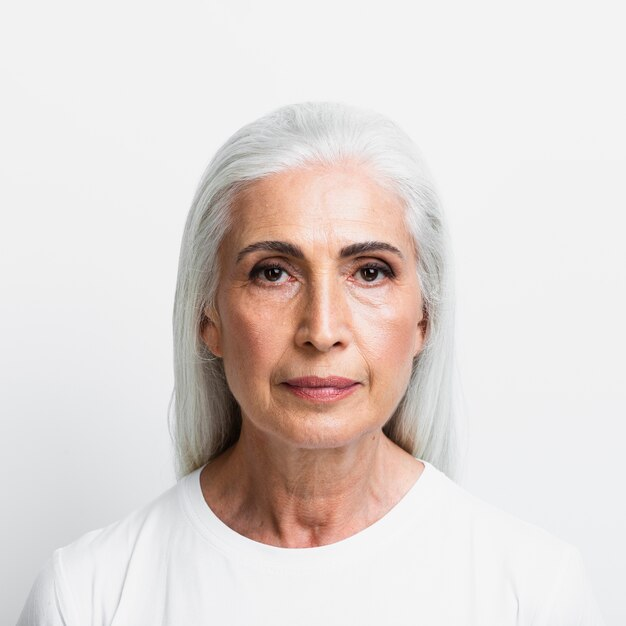
#> input picture frontend/src/assets/femaleoldwht.jpg, 626 x 626 px, given in place of Logo.png, which was not available
$ python zoom.py ../../../../../frontend/src/assets/femaleoldwht.jpg
#> lines starting #> are read from the running program, lines starting #| are printed output that depends on the picture; pictures that were not available may be replaced by others from this repository, and a replacement may not be noted
"""Zoom the same region of the reference and a candidate side by side, so the
question 'is the shading banded or smooth?' is answered by looking, not guessing."""
from __future__ import annotations

import sys
from pathlib import Path

from PIL import Image, ImageDraw

HERE = Path(__file__).resolve().parent
REPO = Path(__file__).resolve().parents[5]
REF = REPO / "frontend" / "src" / "assets" / "Logo.png"


def main() -> int:
    cand = Path(sys.argv[1]) if len(sys.argv) > 1 else HERE / "mesh-render-1024.png"
    box = tuple(int(v) for v in sys.argv[2:6]) if len(sys.argv) >= 6 else (300, 180, 700, 560)
    zoom = 3
    ref = Image.open(REF).convert("RGB").crop(box)
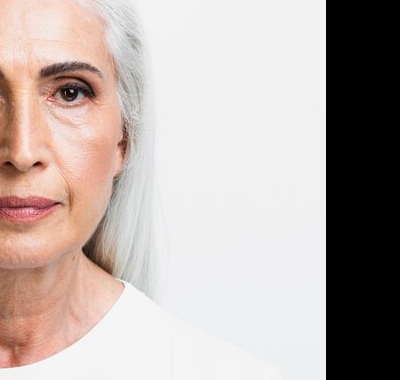
#> ref: PIL image 400x380 RGB; mean R, G, B 186.6, 174.6, 170.2
    c = Image.open(cand).convert("RGB").crop(box)
    w, h = ref.size
#> w = 400; h = 380
    pad = 12
    sheet = Image.new("RGB", (w * zoom * 2 + pad * 3, h * zoom + pad * 2 + 30), (10, 12, 18))
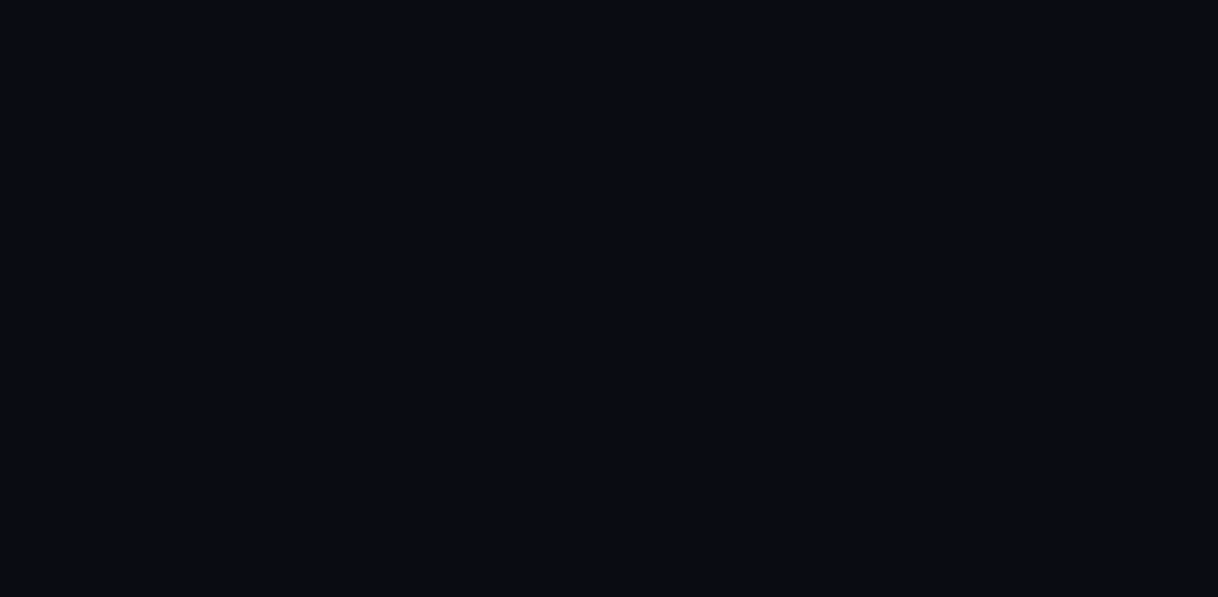
#> sheet: PIL image 2436x1194 RGB (shown at 1/2 size); mean R, G, B 10, 12, 18
    d = ImageDraw.Draw(sheet)
    d.text((pad, 8), f"REFERENCE  crop={box}", fill=(224, 236, 244))
    d.text((pad * 2 + w * zoom, 8), f"CANDIDATE  {cand.name}", fill=(224, 236, 244))
    sheet.paste(ref.resize((w * zoom, h * zoom), Image.NEAREST), (pad, 30))
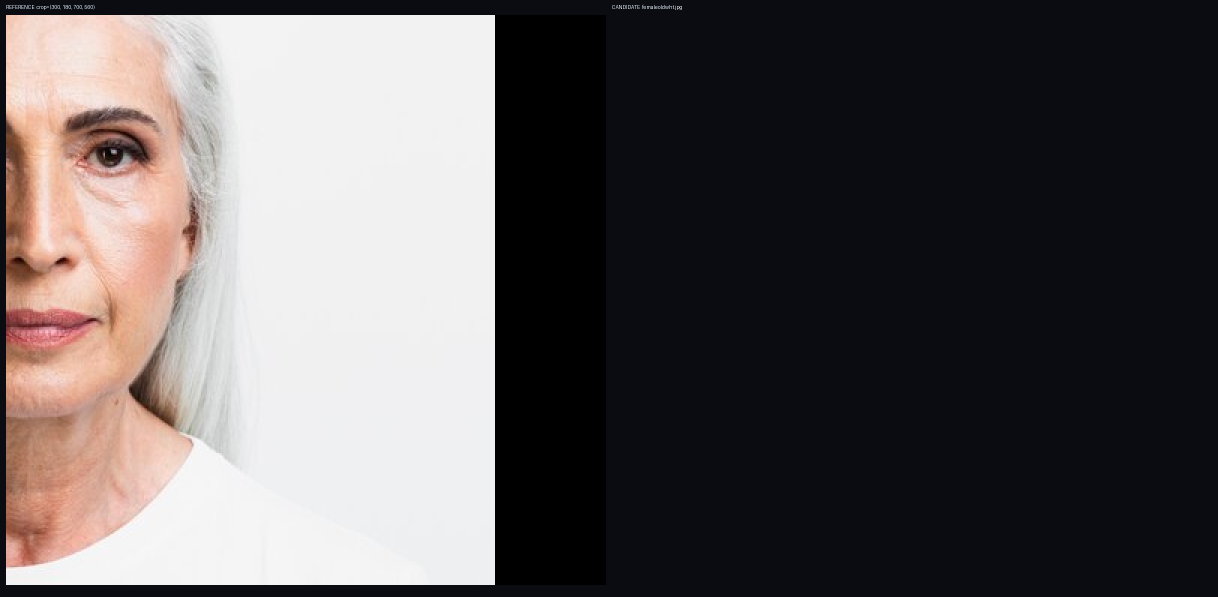
#> sheet: PIL image 2436x1194 RGB (shown at 1/2 size); mean R, G, B 93.1, 88.5, 89.6
    sheet.paste(c.resize((w * zoom, h * zoom), Image.NEAREST), (pad * 2 + w * zoom, 30))
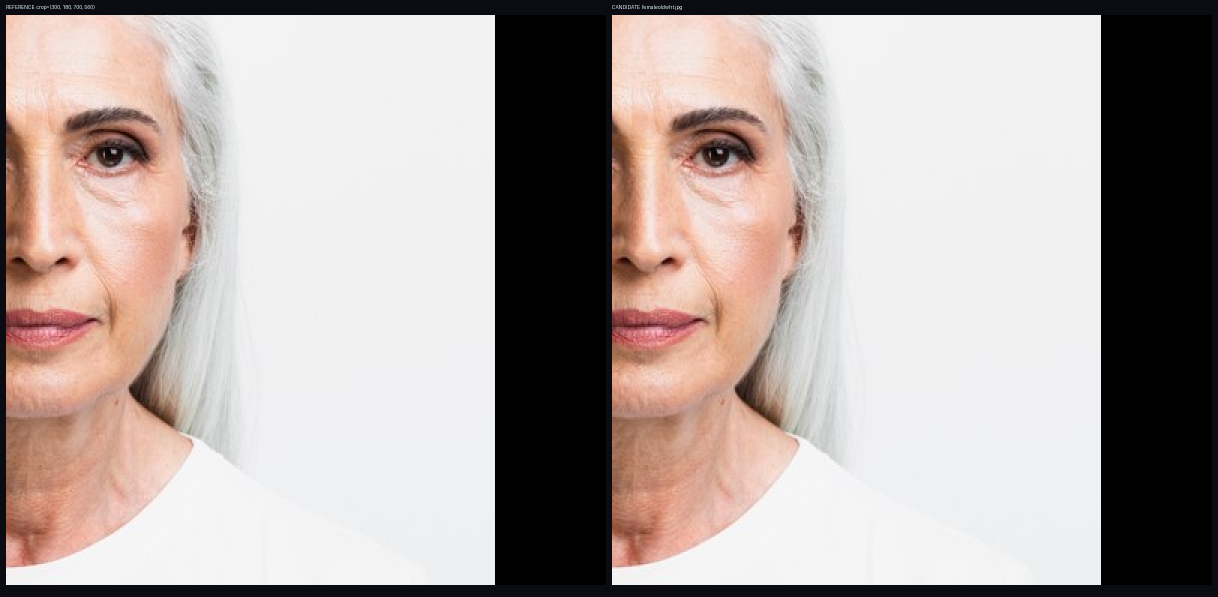
#> sheet: PIL image 2436x1194 RGB (shown at 1/2 size); mean R, G, B 176.2, 165, 161.2
    out = HERE / f"zoom-{cand.stem}.png"
    sheet.save(out)
    print(out)

    # numeric answer: how many distinct colours along a horizontal scanline?
    import numpy as np
    a = np.asarray(Image.open(REF).convert("RGB"))
#> a is the input picture: shape (626, 626, 3); mean R, G, B 225.2, 216.6, 213.3
    for y in (300, 420, 500, 620):
        row = a[y, 200:860]
        d1 = np.abs(np.diff(row.astype(int), axis=0)).max(axis=1)
        steps = (d1 > 3).sum()
        print(f"  scanline y={y}: {steps} colour steps > 3 across x=200..860, "
              f"max step {d1.max()}, median step {np.median(d1):.0f}")
#> this loop made 4 passes
#> steps on passes 1 to 4: 178, 162, 120, 4
#|   scanline y=300: 178 colour steps > 3 across x=200..860, max step 75, median step 2
#|   scanline y=420: 162 colour steps > 3 across x=200..860, max step 49, median step 2
#|   scanline y=500: 120 colour steps > 3 across x=200..860, max step 88, median step 1
#|   scanline y=620: 4 colour steps > 3 across x=200..860, max step 7, median step 0
    return 0


if __name__ == "__main__":
    raise SystemExit(main())
#> (the program exits here)
